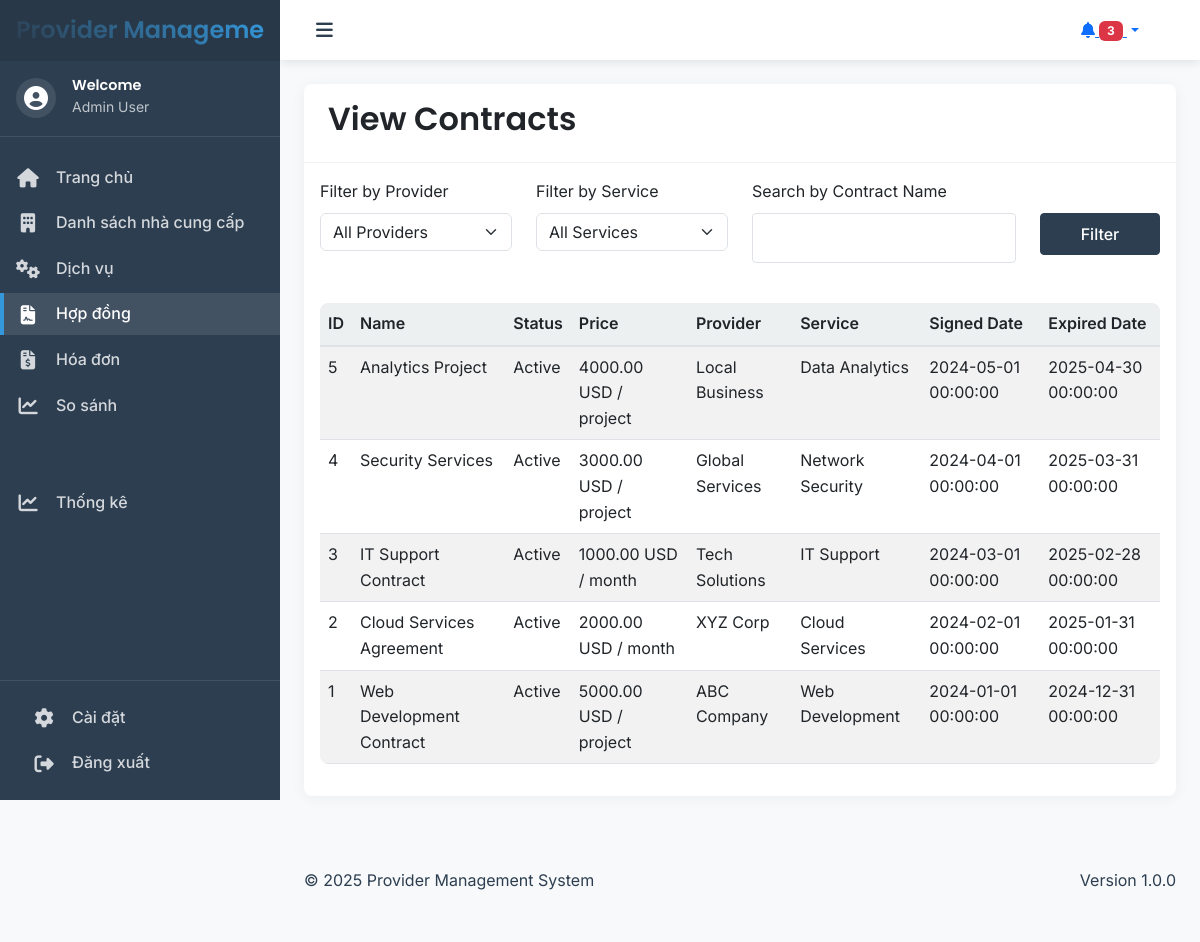
/contracts.php, run on the app's committed database.
### tables this page shows
CREATE TABLE IF NOT EXISTS Contracts (
    id INT PRIMARY KEY AUTO_INCREMENT,
    name VARCHAR(200) NOT NULL,
    status VARCHAR(50),
    price DECIMAL(18,2),
    currency VARCHAR(15),
    unit VARCHAR(45),
    signedDate DATETIME,
    expiredDate DATETIME,
    nameA VARCHAR(50),
    phoneA VARCHAR(15),
    nameB VARCHAR(50),
    phoneB VARCHAR(15),
    contractUrl VARCHAR(255),
    serviceId INT,
    providerId INT,
    FOREIGN KEY (serviceId) REFERENCES Services(id),
    FOREIGN KEY (providerId) REFERENCES Providers(id)
);

CREATE TABLE IF NOT EXISTS Providers (
    id INT PRIMARY KEY AUTO_INCREMENT,
    name VARCHAR(100) NOT NULL,
    taxCode VARCHAR(15),
    vat VARCHAR(20),
    status VARCHAR(50),
    address VARCHAR(200),
    email VARCHAR(50),
    phone VARCHAR(15),
    createDate DATETIME DEFAULT CURRENT_TIMESTAMP,
    updateDate DATETIME DEFAULT CURRENT_TIMESTAMP ON UPDATE CURRENT_TIMESTAMP,
    website VARCHAR(255),
    reputation INT DEFAULT 0
);

CREATE TABLE IF NOT EXISTS Services (
    id INT PRIMARY KEY AUTO_INCREMENT,
    name VARCHAR(100) NOT NULL,
    des VARCHAR(255),
    status VARCHAR(50),
    createDate DATETIME DEFAULT CURRENT_TIMESTAMP,
    updateDate DATETIME DEFAULT CURRENT_TIMESTAMP ON UPDATE CURRENT_TIMESTAMP
);

### contracts.php (the view, shortened to what this page needs)
<?php
require_once 'config/database.php';
$params = [];
$sql = "SELECT c.*, p.name as providerName, s.name as serviceName
        FROM Contracts c
        LEFT JOIN Providers p ON c.providerId = p.id
        LEFT JOIN Services s ON c.serviceId = s.id";
$sql .= " ORDER BY c.signedDate DESC";
$stmt = $conn->prepare($sql);
$stmt->execute($params);
$contracts = $stmt->fetchAll(PDO::FETCH_ASSOC);
include 'includes/header.php';
?>
<div class="container-fluid">
    <div class="row">
        <div class="col-md-12">
            <div class="card">
                <div class="card-header">
                    <h2 class="card-title">View Contracts</h2>
                </div>
                <div class="card-body">
                    <form method="GET" class="mb-4">
                        <div class="row">
                            <div class="col-md-3">
                                <div class="mb-3">
                                    <label class="form-label">Filter by Provider</label>
                                    <select class="form-select" name="providerId">
                                        <option value="">All Providers</option>
                                    </select>
                                </div>
                            </div>
                            <div class="col-md-3">
                                <div class="mb-3">
                                    <label class="form-label">Filter by Service</label>
                                    <select class="form-select" name="serviceId">
                                        <option value="">All Services</option>
                                    </select>
                                </div>
                            </div>
                            <div class="col-md-4">
                                <div class="mb-3">
                                    <label class="form-label">Search by Contract Name</label>
                                    <input type="text" class="form-control" name="contractName" value="<?php echo isset($_GET['contractName']) ? htmlspecialchars($_GET['contractName']) : ''; ?>">
                                </div>
                            </div>
                            <div class="col-md-2">
                                <div class="mb-3">
                                    <label class="form-label">&nbsp;</label>
                                    <button type="submit" class="btn btn-primary w-100">Filter</button>
                                </div>
                            </div>
                        </div>
                    </form>
                    <div class="table-responsive">
                        <table class="table table-striped">
                            <thead>
                                <tr>
                                    <th>ID</th>
                                    <th>Name</th>
                                    <th>Status</th>
                                    <th>Price</th>
                                    <th>Provider</th>
                                    <th>Service</th>
                                    <th>Signed Date</th>
                                    <th>Expired Date</th>
                                </tr>
                            </thead>
                            <tbody>
                                <?php foreach ($contracts as $contract): ?>
                                    <tr>
                                        <td><?php echo htmlspecialchars($contract['id']); ?></td>
                                        <td><?php echo htmlspecialchars($contract['name']); ?></td>
                                        <td><?php echo htmlspecialchars($contract['status']); ?></td>
                                        <td>
                                            <?php
                                            echo htmlspecialchars($contract['price']) . ' ' .
                                                htmlspecialchars($contract['currency']) . ' / ' .
                                                htmlspecialchars($contract['unit']);
                                            ?>
                                        </td>
                                        <td><?php echo htmlspecialchars($contract['providerName']); ?></td>
                                        <td><?php echo htmlspecialchars($contract['serviceName']); ?></td>
                                        <td><?php echo htmlspecialchars($contract['signedDate']); ?></td>
                                        <td><?php echo htmlspecialchars($contract['expiredDate']); ?></td>
                                    </tr>
                                <?php endforeach; ?>
                            </tbody>
                        </table>
                    </div>
                </div>
            </div>
        </div>
    </div>
</div>
<?php include 'includes/footer.php'; ?>

### includes/header.php (shortened to what this page needs)
<!DOCTYPE html>
<html lang="en">
<head>
    <link href="https://cdn.jsdelivr.net/npm/bootstrap@5.3.0/dist/css/bootstrap.min.css" rel="stylesheet">
    <link href="/assets/css/styles.css" rel="stylesheet">
    <link rel="stylesheet" href="https://cdnjs.cloudflare.com/ajax/libs/font-awesome/6.4.0/css/all.min.css">
</head>
<body>
    <div class="wrapper">
        <nav id="sidebar" class="sidebar">
            <div class="sidebar-header">
                <h3 class="text-gradient">Provider Management</h3>
            </div>
            <div class="sidebar-user">
                <div class="user-avatar">
                    <i class="fas fa-user-circle"></i>
                </div>
                <div class="user-info">
                    <h6 class="mb-0">Welcome</h6>
                    <small>Admin User</small>
                </div>
            </div>
            <ul class="list-unstyled components">
                <li class="nav-item">
                    <a href="/" class="nav-link">
                        <i class="fas fa-home"></i>
                        <span>Trang chủ</span>
                    </a>
                </li>
                <li class="nav-item">
                    <a href="/providers.php" class="nav-link">
                        <i class="fas fa-building"></i>
                        <span>Danh sách nhà cung cấp</span>
                    </a>
                </li>
                <li class="nav-item">
                    <a href="/services.php" class="nav-link">
                        <i class="fas fa-cogs"></i>
                        <span>Dịch vụ</span>
                    </a>
                </li>
                <li class="nav-item">
                    <a href="/contracts.php" class="nav-link">
                        <i class="fas fa-file-contract"></i>
                        <span>Hợp đồng</span>
                    </a>
                </li>
                <li class="nav-item">
                    <a href="/bills.php" class="nav-link">
                        <i class="fas fa-file-invoice-dollar"></i>
                        <span>Hóa đơn</span>
                    </a>
                </li>
                <li class="nav-item">
                    <a href="/compare.php" class="nav-link">
                        <i class="fas fa-chart-line"></i>
                        <span>So sánh</span>
                    </a>
                </li>
            </ul>
            <ul class="list-unstyled components">
                <li class="nav-item">
                    <a href="/statistics.php" class="nav-link">
                        <i class="fas fa-chart-line"></i>
                        <span>Thống kê</span>
                    </a>
                </li>
            </ul>
            <div class="sidebar-footer">
                <a href="/settings.php" class="nav-link">
                    <i class="fas fa-cog"></i>
                    <span>Cài đặt</span>
                </a>
                <a href="/login.php" class="nav-link">
                    <i class="fas fa-sign-out-alt"></i>
                    <span>Đăng xuất</span>
                </a>
            </div>
        </nav>
        <div id="content">
            <nav class="navbar navbar-expand-lg navbar-light bg-white">
                <div class="container-fluid">
                    <button type="button" id="sidebarCollapse" class="btn btn-primary d-none d-md-block">
                        <i class="fas fa-bars"></i>
                    </button>
                    <div class="ms-auto d-flex align-items-center">
                        <div class="dropdown">
                            <button class="btn btn-link dropdown-toggle" type="button" id="notificationsDropdown" data-bs-toggle="dropdown">
                                <i class="fas fa-bell"></i>
                                <span class="badge bg-danger">3</span>
                            </button>
                        </div>
                    </div>
                </div>
            </nav>
            <main class="container-fluid py-4">

### includes/footer.php (shortened to what this page needs)
    </main>
    <footer class="bg-light py-4 mt-auto">
        <div class="container">
            <div class="row">
                <div class="col-md-6">
                    <p class="mb-0">&copy; <?php echo date('Y'); ?> Provider Management System</p>
                </div>
                <div class="col-md-6 text-md-end">
                    <p class="mb-0">Version 1.0.0</p>
                </div>
            </div>
        </div>
    </footer>
</body>
</html>

### data on the page
contracts: id "5", name "Analytics Project", status "Active", price "4000.00", currency "USD", unit "project", providerId.name "Local Business", serviceId.name "Data Analytics", signedDate "2024-05-01 00:00:00", expiredDate "2025-04-30 00:00:00"
contracts: id "4", name "Security Services", status "Active", price "3000.00", currency "USD", unit "project", providerId.name "Global Services", serviceId.name "Network Security", signedDate "2024-04-01 00:00:00", expiredDate "2025-03-31 00:00:00"
contracts: id "3", name "IT Support Contract", status "Active", price "1000.00", currency "USD", unit "month", providerId.name "Tech Solutions", serviceId.name "IT Support", signedDate "2024-03-01 00:00:00", expiredDate "2025-02-28 00:00:00"
contracts: id "2", name "Cloud Services Agreement", status "Active", price "2000.00", currency "USD", unit "month", providerId.name "XYZ Corp", serviceId.name "Cloud Services", signedDate "2024-02-01 00:00:00", expiredDate "2025-01-31 00:00:00"
contracts: id "1", name "Web Development Contract", status "Active", price "5000.00", currency "USD", unit "project", providerId.name "ABC Company", serviceId.name "Web Development", signedDate "2024-01-01 00:00:00", expiredDate "2024-12-31 00:00:00"
